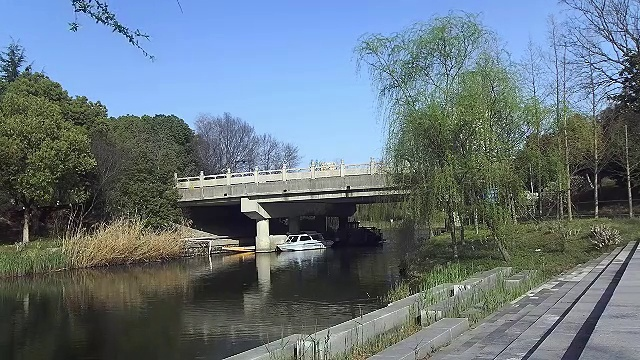
#> input picture tools/align/rgb.png, 640 x 360 px
$ python LetterBOX.py
#> lines starting #> are read from the running program, lines starting #| are printed output that depends on the picture
import cv2
import numpy as np


class LetterBox:
    """
    Resize image and padding for detection, instance segmentation, pose.

    This class resizes and pads images to a specified shape while preserving aspect ratio. It also updates corresponding labels and bounding boxes.

    Attributes:
        new_shape (tuple): Target shape (height, width) for resizing.
        auto (bool): Whether to use minimum rectangle.
        scale_fill (bool): Whether to stretch the image to new_shape.
        scaleup (bool): Whether to allow scaling up. If False, only scale down.
        stride (int): Stride for rounding padding.
        center (bool): Whether to center the image or align to top-left.

    Methods:
        __call__: Resize and pad image, update labels and bounding boxes.

    Examples:
        >>> transform = LetterBox(new_shape=(640, 640))
        >>> result = transform(labels)
        >>> resized_img = result["img"]
        >>> updated_instances = result["instances"]
    """

    def __init__(self, new_shape=(640, 640), auto=False, scale_fill=False, scaleup=True, center=True, stride=32):
        """
        Initialize LetterBox object for resizing and padding images.

        This class is designed to resize and pad images for object detection, instance segmentation, and pose estimation tasks. It supports various resizing modes including auto-sizing, scale-fill, and letterboxing.

        Args:
            new_shape (Tuple[int, int]): Target size (height, width) for the resized image.
            auto (bool): If True, use minimum rectangle to resize. If False, use new_shape directly.
            scale_fill (bool): If True, stretch the image to new_shape without padding.
            scaleup (bool): If True, allow scaling up. If False, only scale down.
            center (bool): If True, center the placed image. If False, place image in top-left corner.
            stride (int): Stride of the model (e.g., 32 for YOLOv5).

        Attributes:
            new_shape (Tuple[int, int]): Target size for the resized image.
            auto (bool): Flag for using minimum rectangle resizing.
            scale_fill (bool): Flag for stretching image without padding.
            scaleup (bool): Flag for allowing upscaling.
            stride (int): Stride value for ensuring image size is divisible by stride.

        Examples:
            >>> letterbox = LetterBox(new_shape=(640, 640), auto=False, scale_fill=False, scaleup=True, stride=32)
            >>> resized_img = letterbox(original_img)
        """
        self.new_shape = new_shape
        self.auto = auto
        self.scale_fill = scale_fill
        self.scaleup = scaleup
        self.stride = stride
        self.center = center  # Put the image in the middle or top-left

    def __call__(self, labels=None, image=None, image2=None):
        """
        Resizes and pads an image for object detection, instance segmentation, or pose estimation tasks.

        This method applies letterboxing to the input image, which involves resizing the image while maintaining its aspect ratio and adding padding to fit the new shape. It also updates any associated labels accordingly.

        Args:
            labels (Dict | None): A dictionary containing image data and associated labels, or empty dict if None.
            image (np.ndarray | None): The input image as a numpy array. If None, the image is taken from 'labels'.

        Returns:
            (Dict | Tuple): If 'labels' is provided, returns an updated dictionary with the resized and padded image, updated labels, and additional metadata. If 'labels' is empty, returns a tuple containing the resized and padded image, and a tuple of (ratio, (left_pad, top_pad)).

        Examples:
            >>> letterbox = LetterBox(new_shape=(640, 640))
            >>> result = letterbox(labels={"img": np.zeros((480, 640, 3)), "instances": Instances(...)} )
            >>> resized_img = result["img"]
            >>> updated_instances = result["instances"]
        """
        if labels is None:
            labels = {}

        # 获取图像
        img = labels.get('img') if image is None else image
        img2 = labels.get('img2') if image2 is None else image2

        # 获取目标尺寸
        new_shape = self.new_shape
        if isinstance(new_shape, int):
            new_shape = (new_shape, new_shape)

        # 核心修改点：分别处理两图的函数
        def process_image(image, new_shape):
            shape = image.shape[:2]  # 当前图像的 [height, width]

            # 计算缩放比例
            r = min(new_shape[0] / shape[0], new_shape[1] / shape[1])
            if not self.scaleup:  # 只缩小不放大
                r = min(r, 1.0)
            # print("r: ",r)
            # print("image: ", image.shape)
            # 计算填充
            ratio = (r, r)
            new_unpad = int(round(shape[1] * r)), int(round(shape[0] * r))
            dw, dh = new_shape[1] - new_unpad[0], new_shape[0] - new_unpad[1]

            if self.auto:  # 自动计算最小矩形填充
                # print("auto")
                dw, dh = np.mod(dw, self.stride), np.mod(dh, self.stride)
            elif self.scale_fill:  # 拉伸模式
                dw, dh = 0.0, 0.0
                new_unpad = (new_shape[1], new_shape[0])
                ratio = (new_shape[1] / shape[1], new_shape[0] / shape[0])

            dw, dh = dw / 2, dh / 2  # 两侧均分填充

            # 调整图像尺寸
            if shape[::-1] != new_unpad:
                image = cv2.resize(image, new_unpad, interpolation=cv2.INTER_LINEAR)
            # print("image: ", image.shape)
            # 添加边框
            top, bottom = int(round(dh - 0.1)), int(round(dh + 0.1))
            left, right = int(round(dw - 0.1)), int(round(dw + 0.1))
            image = cv2.copyMakeBorder(image, top, bottom, left, right, cv2.BORDER_CONSTANT, value=(114, 114, 114))
            # print("image: ", image.shape)
            # 返回处理后的图像和参数
            return image, ratio, (dw, dh)

        img, ratio1, pad1 = process_image(img, new_shape)
        img2, ratio2, pad2 = process_image(img2, new_shape)

        # 更新标签信息
        if len(labels):
            labels = self._update_labels(labels, ratio1, *pad1, ratio2, *pad2)

            labels['img'] = img
            labels['img2'] = img2
            labels['resized_shape'] = new_shape
            labels['resized_shape2'] = new_shape
            return labels
        else:
            # print(img.shape)
            # print(img2.shape)
            return img, img2

    def _update_labels(self, labels, ratio1, dw1, dh1, ratio2, dw2, dh2):
        # 在实际使用时，这里会包含对标签（如边界框）的更新逻辑
        # 例如：更新边界框的位置、尺寸等
        # 这里为了简单，只是返回原始标签
        return labels


# 使用示例
if __name__ == "__main__":
    # 创建 LetterBox 对象
    letterbox = LetterBox(new_shape=(640, 640))

    # 读取两张图片
    image1 = cv2.imread('rgb.png')  # 替换为你的第一张图片路径
#> image1 is the input picture: shape (360, 640, 3); mean B, G, R 125.6, 116.5, 101.9
    image2 = cv2.imread('ir.png')  # 替换为你的第二张图片路径
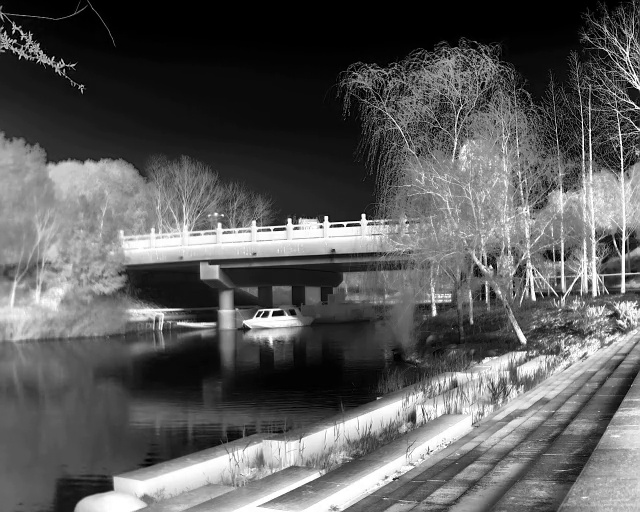
#> input picture tools/align/ir.png, 640 x 512 px
#> image2 is the input picture: shape (512, 640, 3); min 0, max 255, mean 90.5

    # 检查图片是否成功加载
    if image1 is None or image2 is None:
        print("Error: Unable to load one or both images.")
    else:
        # 调用 LetterBox 的 __call__ 方法处理图片
        transformed_img1, transformed_img2 = letterbox(image=image1, image2=image2)
#> in process_image, `image = cv2.copyMakeBorder(image, top, bottom, left, right, cv2.BORDER..`:
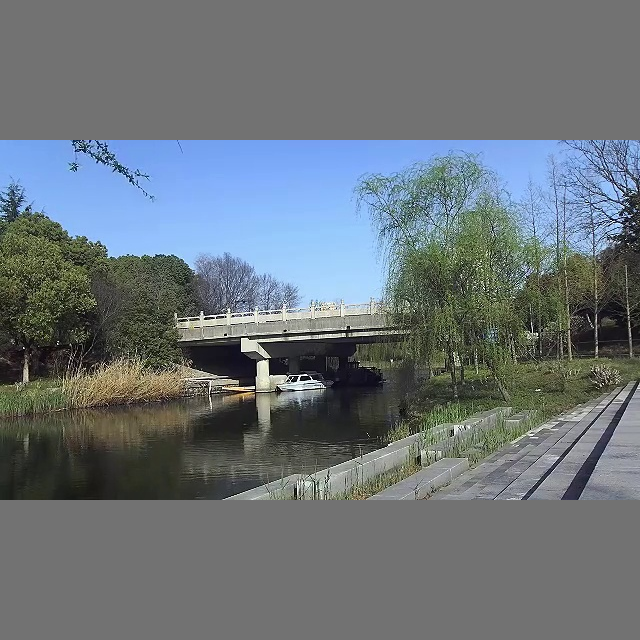
#> image: shape (640, 640, 3); mean of channels 0, 1, 2 120.6, 115.4, 107.2; drawn as B, G, R
#> in __call__, `img, ratio1, pad1 = process_image(img, new_shape)`: ratio1 = (1, 1); pad1 = (0, 140)
#> call 2 of process_image, with new_shape = (640, 640)
#> in process_image (call 2), `image = cv2.copyMakeBorder(image, top, bottom, left, right, cv2.BORDER..`:
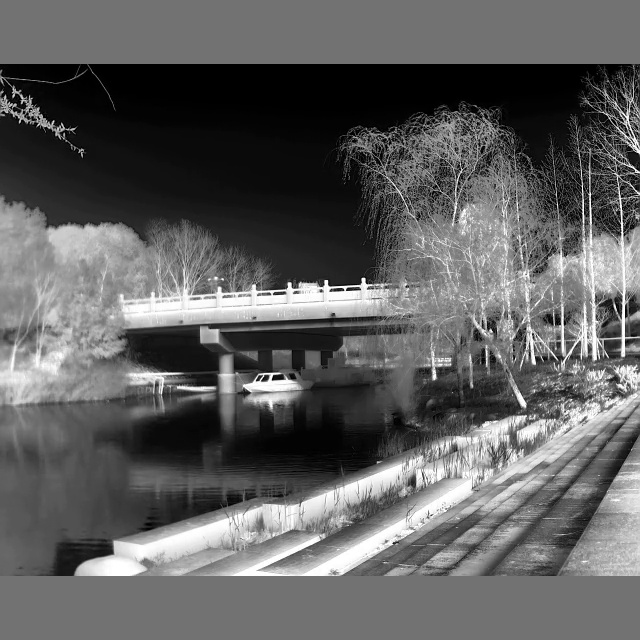
#> image: shape (640, 640, 3); min 0, max 255, mean 95.2
#> in __call__, `img2, ratio2, pad2 = process_image(img2, new_shape)`: ratio2 = (1, 1); pad2 = (0, 64)

        # 保存处理后的图片
        cv2.imwrite('transformed_image1.jpg', transformed_img1)
        cv2.imwrite('transformed_image2.jpg', transformed_img2)

        print("Images processed and saved successfully.")
